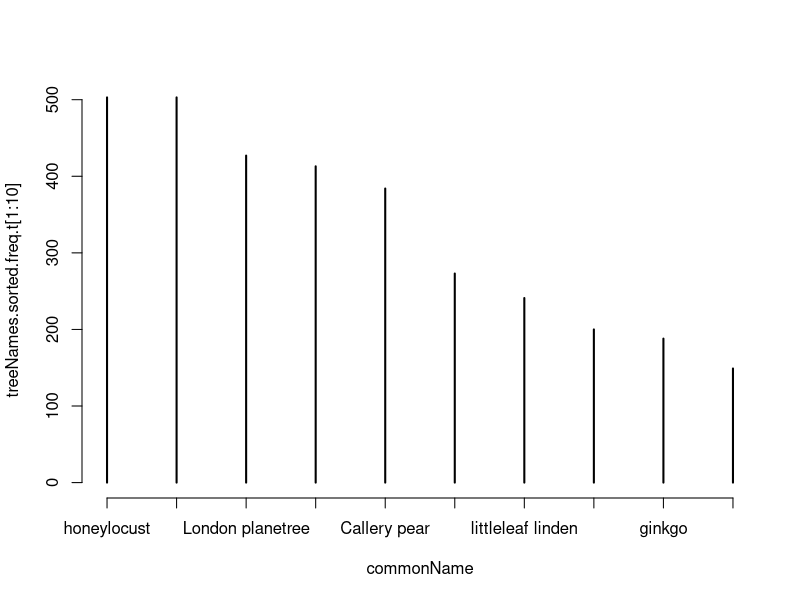

Recreate this plot in R.
# load the CSV file with a header, and keep strings as character vectors

# Read the csv file 
nycTreeData.df <- read.csv("2015-street-tree-census-tree-data.csv", header = TRUE, stringsAsFactors = FALSE, na.strings = "NA")

# create an object with all of the common names of the trees
commonName <- nycTreeData.df$spc_common
treeNames.sorted.freq.t <- sort(table(commonName), decreasing = TRUE)
plot(treeNames.sorted.freq.t[1:10])

# create an object that contains the status of all of the trees and give me the unique values
treeStatus <- nycTreeData.df$status
unique(treeStatus)

# find all of the rows where the tree is listed as dead or a stump
dead <- c("Stump", "Dead")
deadTrees <- nycTreeData.df[nycTreeData.df$status %in% dead,]
aliveTrees <- nycTreeData.df[nycTreeData.df$status %in% "Alive",]

# Exercise to do together
# How do I create a plot that shows the number of dead and alive trees on blocks that have dead trees?

